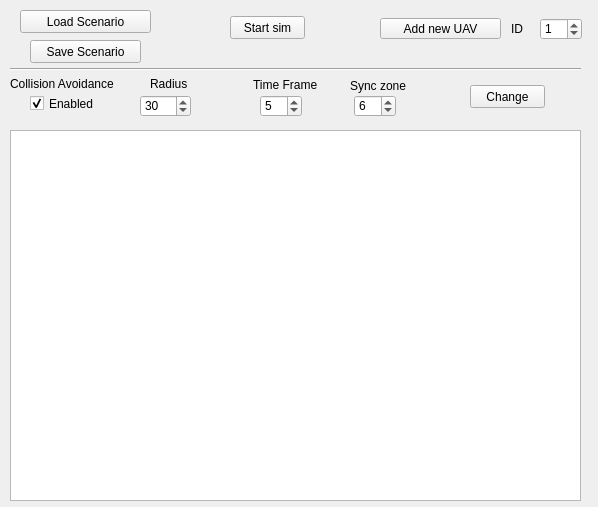
<?xml version="1.0" encoding="UTF-8"?>
<ui version="4.0">
 <class>UAVControl</class>
 <widget class="QWidget" name="UAVControl">
  <property name="geometry">
   <rect>
    <x>0</x>
    <y>0</y>
    <width>598</width>
    <height>507</height>
   </rect>
  </property>
  <property name="windowTitle">
   <string>Form</string>
  </property>
  <widget class="QPushButton" name="addUavButton">
   <property name="geometry">
    <rect>
     <x>380</x>
     <y>18</y>
     <width>121</width>
     <height>21</height>
    </rect>
   </property>
   <property name="text">
    <string>Add new UAV</string>
   </property>
  </widget>
  <widget class="QSpinBox" name="uavIdBox">
   <property name="geometry">
    <rect>
     <x>540</x>
     <y>18</y>
     <width>42</width>
     <height>22</height>
    </rect>
   </property>
   <property name="value">
    <number>1</number>
   </property>
  </widget>
  <widget class="QListView" name="uavListView">
   <property name="geometry">
    <rect>
     <x>10</x>
     <y>130</y>
     <width>571</width>
     <height>371</height>
    </rect>
   </property>
  </widget>
  <widget class="QLabel" name="label_2">
   <property name="geometry">
    <rect>
     <x>511</x>
     <y>21</y>
     <width>16</width>
     <height>16</height>
    </rect>
   </property>
   <property name="text">
    <string>ID</string>
   </property>
  </widget>
  <widget class="QSpinBox" name="radiusSpinBox">
   <property name="geometry">
    <rect>
     <x>140</x>
     <y>95</y>
     <width>51</width>
     <height>22</height>
    </rect>
   </property>
   <property name="maximum">
    <number>100</number>
   </property>
   <property name="singleStep">
    <number>5</number>
   </property>
   <property name="value">
    <number>30</number>
   </property>
  </widget>
  <widget class="QLabel" name="label_3">
   <property name="geometry">
    <rect>
     <x>150</x>
     <y>77</y>
     <width>46</width>
     <height>13</height>
    </rect>
   </property>
   <property name="text">
    <string>Radius</string>
   </property>
  </widget>
  <widget class="QLabel" name="label_4">
   <property name="geometry">
    <rect>
     <x>253</x>
     <y>75</y>
     <width>71</width>
     <height>20</height>
    </rect>
   </property>
   <property name="text">
    <string>Time Frame</string>
   </property>
  </widget>
  <widget class="QSpinBox" name="timeFrameSpinBox">
   <property name="geometry">
    <rect>
     <x>260</x>
     <y>95</y>
     <width>42</width>
     <height>22</height>
    </rect>
   </property>
   <property name="maximum">
    <number>30</number>
   </property>
   <property name="value">
    <number>5</number>
   </property>
  </widget>
  <widget class="QCheckBox" name="colAvEnabledCheckBox">
   <property name="geometry">
    <rect>
     <x>30</x>
     <y>95</y>
     <width>70</width>
     <height>17</height>
    </rect>
   </property>
   <property name="text">
    <string>Enabled</string>
   </property>
   <property name="checked">
    <bool>true</bool>
   </property>
  </widget>
  <widget class="QPushButton" name="changeParamsButton">
   <property name="geometry">
    <rect>
     <x>470</x>
     <y>85</y>
     <width>75</width>
     <height>23</height>
    </rect>
   </property>
   <property name="text">
    <string>Change</string>
   </property>
  </widget>
  <widget class="Line" name="line">
   <property name="geometry">
    <rect>
     <x>10</x>
     <y>61</y>
     <width>571</width>
     <height>16</height>
    </rect>
   </property>
   <property name="orientation">
    <enum>Qt::Horizontal</enum>
   </property>
  </widget>
  <widget class="QLabel" name="label_5">
   <property name="geometry">
    <rect>
     <x>10</x>
     <y>73</y>
     <width>111</width>
     <height>21</height>
    </rect>
   </property>
   <property name="text">
    <string>Collision Avoidance</string>
   </property>
  </widget>
  <widget class="QLabel" name="label_6">
   <property name="geometry">
    <rect>
     <x>350</x>
     <y>78</y>
     <width>71</width>
     <height>16</height>
    </rect>
   </property>
   <property name="text">
    <string>Sync zone</string>
   </property>
  </widget>
  <widget class="QSpinBox" name="syncZoneSpinBox">
   <property name="geometry">
    <rect>
     <x>354</x>
     <y>95</y>
     <width>42</width>
     <height>22</height>
    </rect>
   </property>
   <property name="minimum">
    <number>1</number>
   </property>
   <property name="maximum">
    <number>20</number>
   </property>
   <property name="value">
    <number>6</number>
   </property>
  </widget>
  <widget class="QPushButton" name="loadScenarioButton">
   <property name="geometry">
    <rect>
     <x>20</x>
     <y>10</y>
     <width>131</width>
     <height>23</height>
    </rect>
   </property>
   <property name="text">
    <string>Load Scenario</string>
   </property>
  </widget>
  <widget class="QPushButton" name="saveScenarioButton">
   <property name="geometry">
    <rect>
     <x>30</x>
     <y>40</y>
     <width>111</width>
     <height>23</height>
    </rect>
   </property>
   <property name="text">
    <string>Save Scenario</string>
   </property>
  </widget>
  <widget class="QPushButton" name="simActionButton">
   <property name="geometry">
    <rect>
     <x>230</x>
     <y>16</y>
     <width>75</width>
     <height>23</height>
    </rect>
   </property>
   <property name="text">
    <string>Start sim</string>
   </property>
  </widget>
 </widget>
 <resources/>
 <connections/>
</ui>
